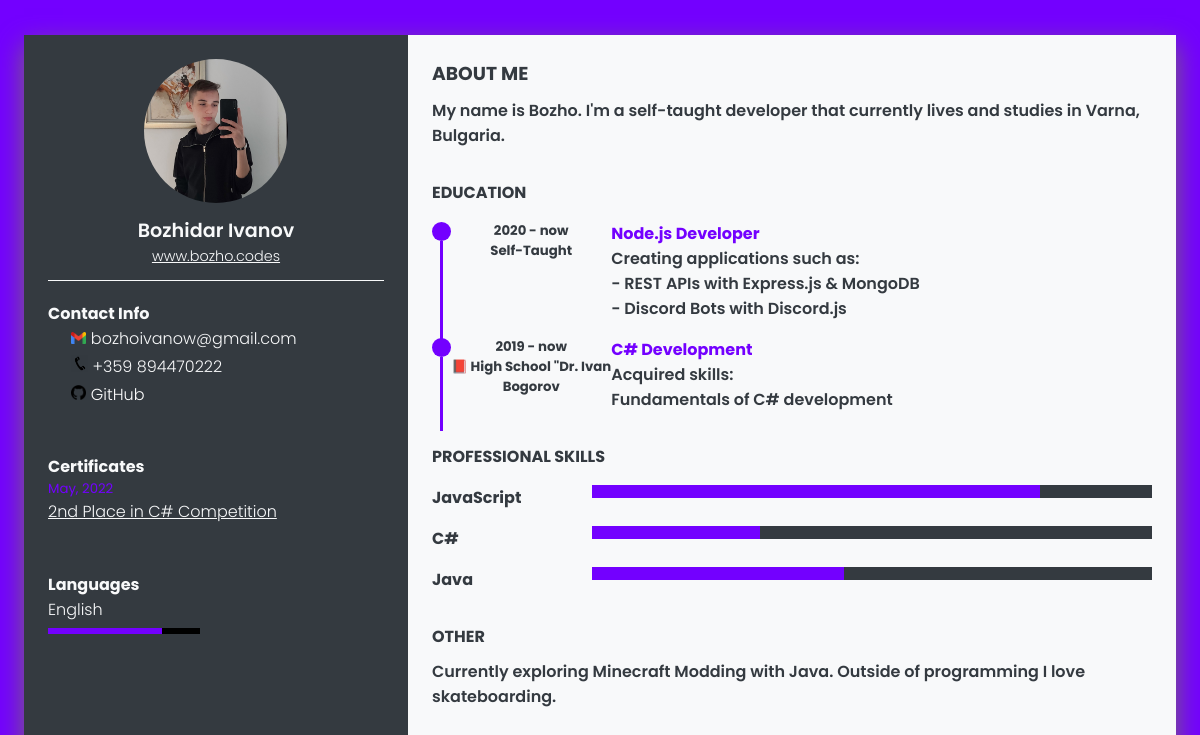
Screenshot of /bozho/index.php with the database file from the repository.
### tables this page shows
CREATE TABLE `users` (
  `id` int(11) NOT NULL,
  `name` varchar(100) NOT NULL,
  `about` varchar(1000) NOT NULL,
  `email` varchar(50) NOT NULL,
  `phone` int(11) NOT NULL,
  `github` varchar(25) NOT NULL,
  `other` varchar(1000) NOT NULL,
  `birthdate` varchar(15) NOT NULL,
  `website` varchar(100) DEFAULT NULL
);

CREATE TABLE `skills` (
  `user` int(11) NOT NULL,
  `skill` varchar(50) NOT NULL,
  `percent` int(11) NOT NULL
);

### bozho/index.php (the view, shortened to what this page needs)
<?php
$host = "localhost";
$dbname = "svetso519_exampledb";
$username = "svetso519_exampledb_user";
$password = "silnaparola49";
$conn = new mysqli($host, $username, $password, $dbname);
$sql = "SELECT * FROM users WHERE id=1";
$data = $conn->query($sql)->fetch_object();
$sqlSkills = "SELECT * FROM skills WHERE skills.user = $data->id";
$skillsData = $conn->query($sqlSkills);
?>
<!DOCTYPE html>
<html lang="en">
<head>
    <link rel="stylesheet" href="styles.css">
</head>
<body>
    <div class="container">
        <div class="left_side">
            <div class="profile">
                <div class="img_setting">
                    <img src="image.jpg">
                </div>
                <h4><?php echo $data->name; ?></h4>
                <h5><a href="https://<?php if(!is_null($data->website)) echo $data->website; ?>" target="_blank"><?php if(!is_null($data->website)) echo $data->website; ?></a></h5>
            </div>
            <div class="left_items">
                <h4 class="title">Contact Info</h4>
                <ul>
                    <li>
                        <span class="text"><img src="Gmail_icon.png" alt="Gmail Icon" width="15px"> <a href="mailto:<?php echo $data->email; ?>" style="text-decoration:none"> <?php echo $data->email; ?></a></span>
                    </li>
                    <li>
                        <span class="text"><img src="phone-number.jpg" alt="Phone Icon" width="16.7px"> +359 <?php echo $data->phone; ?></span>
                    </li>
                    <li>
                        <span class="text"><img src="gitHub.png" alt="Github Icon" width="15px"><a href="https://github.com/<?php echo $data->github; ?>" target="_blank" class="profileContact" style="text-decoration:none"> GitHub</a></span>
                    </li>
                </ul>
            </div>
            <br>
            <div class="left_items">
                <h4 class="title">Certificates</h4>
                <ul>
                    <li>
                        <h5 class="dates">May, 2022</h5>
                        <h4 class="text"><a href="https://bozho.codes/assets/2ndplacecsharp.jpg" target="_blank">2nd Place in C# Competition</a></h4>
                    </li>
                </ul>
            </div>
            <br>
            <div class="left_items">
                <h4 class="title">Languages</h4>
                <ul class="languages">
                    <li>
                        <span class="text">English</span>
                        <div class="percent">
                            <div style="width: 75%"></div>
                        </div>
                    </li>
                </ul>
            </div>
        </div>
        <div class="right_side">
            <div class="right_items">
                <h3 class="title">About me</h3>
                <p><?php echo $data->about; ?>
                    </p>
            </div>
            <div class="right_items">
                <h4 class="title">Education</h4>
                <div class="experience">
                    <div class="time_line">
                        <span class="time_point"></span>
                        <span class="time_road"></span>
                    </div>
                    <div class="content">
                        <div class="interval">
                            <h5>2020 - now</h5>
                            <h5>Self-Taught</h5>
                        </div>
                        <div class="description">
                            <h4>Node.js Developer</h4>
                            <p>Creating applications such as:</p>
                            <p>- REST APIs with Express.js & MongoDB</p>
                            <p>- Discord Bots with Discord.js</p>
                        </div>
                    </div>
                </div>
                <div class="experience">
                    <div class="time_line">
                        <span class="time_point"></span>
                        <span class="time_road"></span>
                    </div>
                    <div class="content">
                        <div class="interval">
                            <h5>2019 - now</h5>
                            <h5>📕 High School "Dr. Ivan Bogorov</h5>
                        </div>
                        <div class="description">
                            <h4>C# Development</h4>
                            <p>Acquired skills:</p>
                            <p>Fundamentals of C# development</p>
                        </div>
                    </div>
                </div>
            </div>
            <div class="right_items">
                <h4 class="title">Professional Skills</h4>
                <?php
                    while($skill = $skillsData->fetch_assoc())
                    {
                        echo '<div class="skills">
                        <h4>'.$skill['skill'].'</h4>
                            <div class="percent">
                                <div style="width: '.$skill['percent'].'%"></div>
                            </div>
                        </div>';
                    }
                ?>
            </div>
            <div class="right_items">
                <h4 class="title">Other</h4>
                <p><?php echo $data->other; ?></p>
            </div>
        </div>
    </div>
</body>
</html>

### bozho/styles.css (style rules this page uses)
:root { --base: #f8f9fa; --primary: #343a40; --secondary: #7300ff; }
* { margin: 0; padding: 0; box-sizing: border-box; font-family: "Poppins", sans-serif; }
body { background: var(--secondary); display: flex; justify-content: center; align-items: center; min-height: 100vh; font-size: 16px; }
a { color: var(--base); }
.container { position: relative; width: 100%; max-width: 1400px; min-height: 600px; background: var(--base); display: grid; grid-template-columns: 1fr 2fr; box-shadow: 0px 10px 25px rgb(123, 106, 106); margin: 1.5rem; }
.container .left_side { background: var(--primary); padding: 1.5rem; }
.container .right_side { background: var(--base); padding: 1.5rem; }
.profile .img_setting { position: relative; width: 9rem; height: 9rem; border-radius: 50%; overflow: hidden; }
.profile .img_setting img { position: absolute; top: 0; left: 0; width: 100%; height: 100%; object-fit: cover; }
.profile { display: flex; flex-direction: column; align-items: center; padding-bottom: 1rem; color: var(--base); border-bottom: 1px solid var(--base); }
.profile h4 { font-size: 1.2rem; margin-top: 0.8rem; font-weight: 600; }
.profile h5 { font-size: 0.9rem; margin-top: 0.2rem; font-weight: 300; line-height: 1rem; }
.left_items { margin-top: 1.2rem; color: var(--base); }
.left_items ul li { list-style: none; margin-bottom: 0.2rem; }
.left_items ul li .text { font-weight: 300; }
.left_items ul li .text .profileContact { color: white; }
.left_items ul li .dates { color: var(--secondary); font-weight: 400; }
.languages { display: grid; grid-template-columns: repeat(2, 1fr); }
.languages li { margin-right: 1rem; }
.languages .percent { width: 100%; height: 0.4rem; background: black; display: block; margin-top: 0.4rem; }
.languages .percent div { width: 100%; height: 0.4rem; background: var(--secondary); }
.right_items { margin-bottom: 2rem; font-weight: 600; color: var(--primary); }
.right_items .title { text-transform: uppercase; margin-bottom: 0.6rem; }
.experience { display: flex; flex-direction: row; margin: 1rem 0; }
.experience .time_line { margin-top: 1px; }
.experience .time_line .time_point { width: 1.2rem; height: 1.2rem; display: block; background: var(--secondary); border-radius: 50%; }
.experience .time_line .time_road { width: 0.2rem; height: 100%; display: block; background: var(--secondary); transform: translate(0.5rem, 0); }
.experience .content { display: grid; grid-template-columns: 10rem auto; }
.experience .content .interval { color: var(--primary); min-width: 10rem; text-align: center; font-weight: 400; }
.experience .content .description h4 { color: var(--secondary); }
.skills { width: 100%; display: grid; grid-template-columns: 10rem 1fr; margin: 1rem 0; }
.skills .percent { width: 100%; height: 0.8rem; background: var(--primary); }
.skills .percent div { width: 100%; height: 0.8rem; background: var(--secondary); }

### rows the page displays
users: name "Bozhidar Ivanov", website "www.bozho.codes", email "bozhoivanow@gmail.com", phone "894470222", about "My name is Bozho. I'm a self-taught developer that currently lives and studies in Varna, Bulgaria.", other "Currently exploring Minecraft Modding with Java. Outside of programming I love skateboarding."
skills: skill "JavaScript", percent 80 (drawn)
skills: skill "C#", percent 30 (drawn)
skills: skill "Java", percent 45 (drawn)
